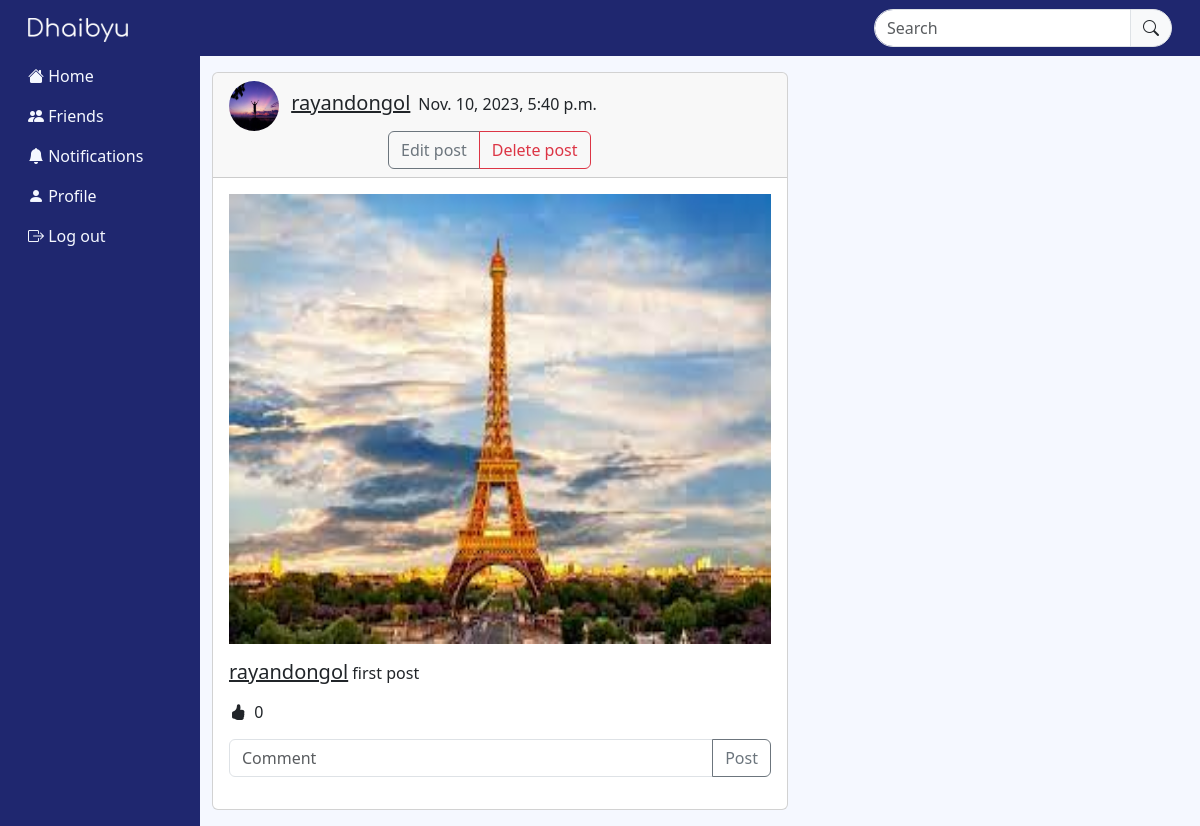
/post_detail/40/ (signed in), run on the app's committed database.
### core/models.py (models this page shows, shortened)
class Post(models.Model):
    body = models.TextField()
    post_pic = models.ImageField(upload_to='uploads/')
    created_on = models.DateTimeField(default=timezone.now)
    author = models.ForeignKey(User, on_delete=models.CASCADE)
    likes = models.ManyToManyField(User, blank=True, related_name='Likes')
    like_count = models.BigIntegerField(default='0')

class UserProfile(models.Model):
    user = models.OneToOneField(User, primary_key=True, verbose_name='user', related_name='profile', on_delete=models.CASCADE)
    username = models.CharField(max_length=200)
    first_name = models.CharField(max_length=30, null=True, blank=True)
    last_name = models.CharField(max_length=30, null=True, blank=True)
    bio = models.CharField(max_length=200, null=True, blank=True)
    email=models.CharField(max_length=200)
    phone = models.CharField(max_length=15, null=True, blank=True)
    profile_pic = models.ImageField(default="default_picture.png", upload_to='profile_pictures/',null=True, blank=True)
    banner_pic = models.ImageField(default="banner_default.png", upload_to='banner_pictures/',null=True, blank=True)
    address = models.CharField(max_length=50, null=True, blank=True)
    dob = models.DateField(max_length=200, null=True, blank=True)
    gender = models.CharField(max_length=10, choices=[('male', 'Male'), ('female', 'Female'), ('other', 'Other')])
    friends = models.ManyToManyField(User, blank=True, related_name='friends')

### core/views.py (the view, shortened to what this page needs)
# urls.py: path('post_detail/<int:pk>/', views.PostDetailView.as_view(), name="post_detail"),
class PostDetailView(LoginRequiredMixin, View):
    def get(self, request, pk, *args, **kwargs):
        post = Post.objects.get(pk=pk)
        form = CommentForm()
        comments = Comment.objects.filter(post=post).order_by('-created_on')
        context = {
            'post': post,
            'form': form,
            'comments': comments,
        }
        return render(request, 'core/post_detail.html', context)

### core/forms.py
class CommentForm(ModelForm):
    comment = forms.CharField(
        label='',
        widget=forms.TextInput(attrs={
            'placeholder': 'Comment',
            'class': 'form-control mb-0',
            'aria-label': 'Comment',
            'aria-describedby': 'Comment',
            'name': 'comment'
            })
    )
    class Meta:
        model = Comment
        fields = ['comment']

### templates/core/post_detail.html (shortened to what this page needs)
{% extends 'core/base.html' %}
{% load crispy_forms_tags %}
{% block content %}
<div class="col-md-6 mt-3">
    <div class="card sm-w-50 mb-3 ">
        <div class="card-header justify-content-center">
            <img class="post-dp me-2" src="{{ post.author.profile.profile_pic.url }}" alt=""
                style="width: 50px; height: 50px;">
            <a href="" class="h5"><span>{{ post.author }}</span></a><span class="ms-2">{{ post.created_on }}</span>
            {% if request.user == post.author %}
            <div class="btn-group" role="group" style="margin-left: 159px;">
                <a href="{% url 'post-edit' post.pk %}" class="btn btn-outline-secondary">Edit post</a>
                <a href="{% url 'post-delete' post.pk %}" class="btn btn-outline-danger">Delete post</a>
            </div>
            {% endif %}
        </div>
        <div class="card-body">
            <div class="row">
                <div class="col main-post">
                    <img src="{{ post.post_pic.url }}" alt="">
                </div>
            </div>
            <div class="row">
                <div class="col">
                    <p class="card-text mb-0">
                        <a href="" class="h5">{{ post.author }}</a>
                        {{ post.body }}
                    </p>
                    <button id="like-button" type="button" class="btn ps-0 pe-0 my-2" value="{{ post.pk }}">
                        <i class="bi bi-hand-thumbs-up-fill"></i>
                        <span id="like-count" class="ps-1">{{ post.like_count }}</span>
                    </button>
                    <form action="" method="POST">
                        <div class="input-group mb-3">
                            {{ form.comment }}
                            <button class="btn btn-outline-secondary" type="submit" id="Comment">Post</button>
                        </div>
                    </form>
                </div>
            </div>
        </div>
    </div>
</div>
</div>
{% endblock %}

### static/css/styles.css (style rules this page uses)
* { text-decoration: none; margin: 0; padding: 0; box-sizing: border-box; }
body { background-color: #F5F8FF; }
.post-dp { position: relative; overflow: hidden; border-radius: 50%; }
.main-post { width: auto; height: 450px; overflow: hidden; margin-bottom: 16px; }
.main-post img { width: 100%; height: 100%; }

### data on the page
Post: author.profile.profile_pic (picture), author "rayandongol", created_on "Nov. 10, 2023, 5:40 p.m.", post_pic (picture), body "first post", like_count "0"
